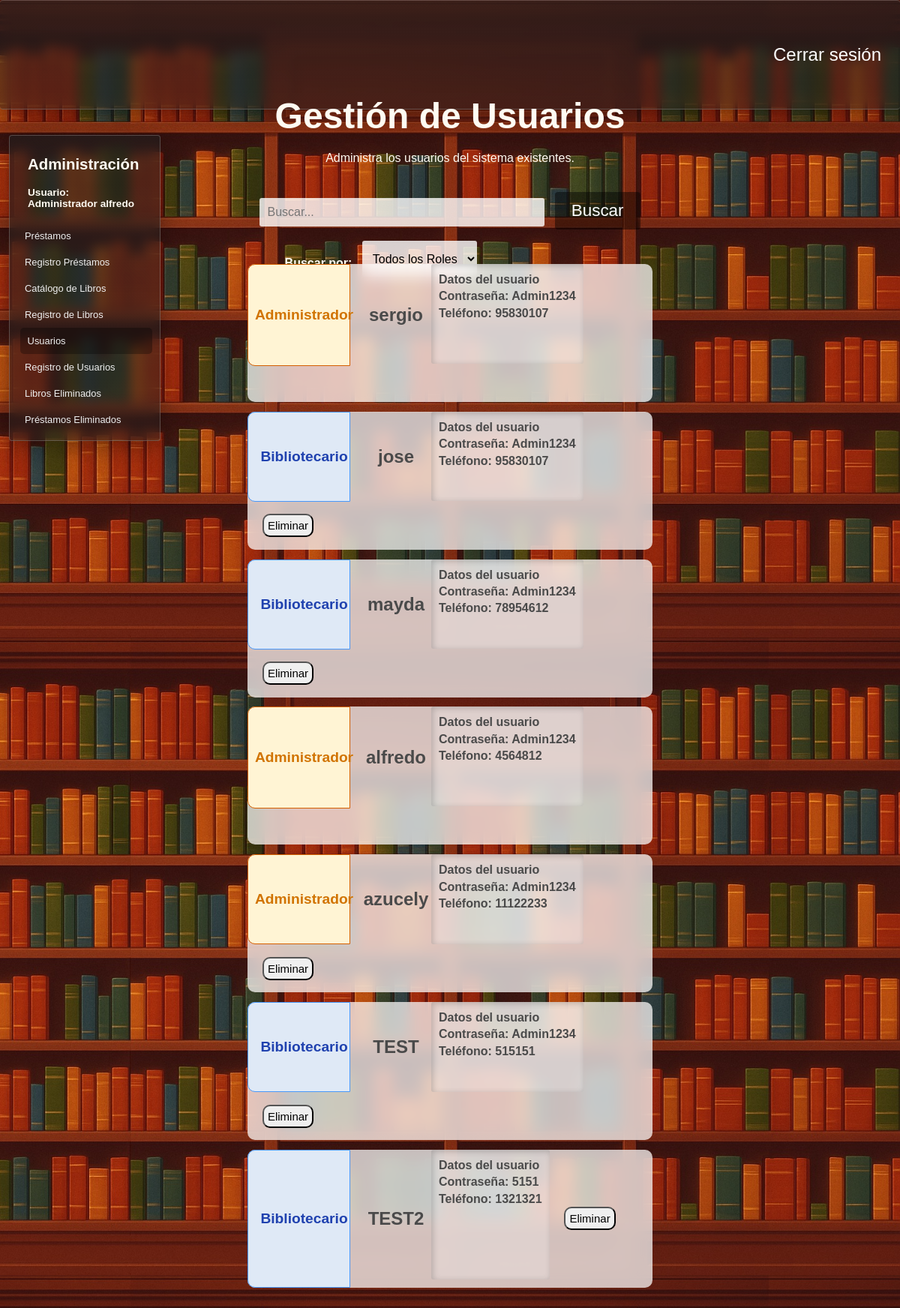
Page /usuarios (signed in) on the committed database.
### tables this page shows
CREATE TABLE "Roles" (
	"id_rol"	INTEGER NOT NULL,
	"rol"	TEXT NOT NULL,
	PRIMARY KEY("id_rol" AUTOINCREMENT)
);

CREATE TABLE "Administradores" (
	"id_administrador"	INTEGER NOT NULL,
	"usuario"	TEXT NOT NULL,
	"contrasena"	TEXT NOT NULL,
	"telefono"	TEXT NOT NULL,
	"id_rol"	INTEGER NOT NULL,
	PRIMARY KEY("id_administrador" AUTOINCREMENT),
	FOREIGN KEY("id_rol") REFERENCES "Roles"("id_rol")
);

### app.py (the view)
@app.route("/usuarios",methods = ["POST","GET"])
def usuarios():
    if "usuario" not in session:
        return redirect("/") #Solo se puede acceder con session iniciada
    conexion = conexion_BD()
    query = conexion.cursor()
    query.execute("""Select a.id_rol,r.rol,a.usuario,a.contrasena,a.telefono,a.id_administrador from administradores a
                    join roles r on a.id_rol = r.id_rol""")
    usuarios = query.fetchall()
    query.close()
    conexion.close()
    return render_template("usuarios.html",usuarios = usuarios)

### config.py (called while the page is built)
def conexion_BD():
    return sqlite3.connect(DB_PATH)

### templates/usuarios.html (shortened to what this page needs)
<!DOCTYPE html>
<html lang="es">
<head>
    <link rel="stylesheet" href="{{ url_for('static', filename='estilo_usuarios.css') }}">
    <link rel="stylesheet" href="{{ url_for('static', filename='barra_lateral.css') }}">
    <link rel="stylesheet" href="{{ url_for('static', filename='filtros.css') }}">
    <link rel="stylesheet" href="{{ url_for('static', filename='general.css') }}">
</head>
<body>
    <header>
        <div class="navbar fondo-cristal">
            <a href="{{ url_for('logout') }}">Cerrar sesión</a>
        </div>
    </header>
    <main>
        {% if ((session["rol"]) == "Administrador") or ((session["rol"]) == "Bibliotecario") %}
        <section class="barra-lateral fondo-cristal">
            <h2>Administración</h2>
            <h4>Usuario: <br>
            {{session["rol"]}}&nbsp;{{session["usuario"]}}</h4>
            <nav>
                <a href="{{ url_for('prestamos') }}">Préstamos </a>
                <a href="{{ url_for('registro_prestamos') }}">Registro Préstamos</a>
                <a href="{{ url_for('libros') }}">Catálogo de Libros </a>
                <a href="{{ url_for('insertar_libro') }}">Registro de Libros</a>
                {% if session["rol"] == "Administrador" %}
                <a href="{{ url_for('usuarios') }}" id="pagina-actual">Usuarios</a>
                <a href="{{ url_for('registrar_usuarios') }}">Registro de Usuarios</a>
                <a href="{{ url_for('libros_eliminados') }}">Libros Eliminados</a>
                <a href="{{ url_for('prestamos_eliminados') }}">Préstamos Eliminados</a>
                {% endif %}
            </nav>
        </section>
        {% endif %}
        <div class="div-busqueda">
            <form class="frm-usuarios" action="/buscar_usuario" method="POST">
                <label for="buscar_usuario"><h1>Gestión de Usuarios</h1>Administra los usuarios del sistema existentes.</label><br><br><br>
                <input class="buscar-usuario" id="cuadro-busqueda" type="text" name="buscar_usuario" autocomplete="off" placeholder="Buscar...">&nbsp;&nbsp;
                <button id="btn-buscar" type="submit">Buscar</button>
                <section class="menu-filtros">
                    <nav>
                        <section>
                            <h4> Buscar por: &nbsp;&nbsp;</h4>
                            <select name="filtro-busqueda" id="filtro-busqueda">
                                <option value="Todos">Todos los Roles</option>
                            </select>
                        </section>
                    </nav>
            </form>
        </div>
        <div class="contendor-usuarios">
            {% for usuario in usuarios %}
            <div class="usuario">
                <span class="span-rol"
                {% if (usuario[0]|int) == 2 %}
                    id="u-administrador"
                {% elif (usuario[0]|int) == 1 %}
                    id="u-bibliotecario"
                {% endif %}
                >
                    <h2>{{usuario[1]}}</h2>
                </span>
                <span id="span-info-usuarios">
                    <h2>{{usuario[2]}}</h2>
                </span>
                <span id="span-informacion-usuario">
                    <h4 class="h4-datos-usuario">
                        <strong>Datos del usuario</strong><br>
                        Contraseña: {{usuario[3]}} <br>
                        Teléfono: {{usuario[4]}}<br>
                    </h4>
                </span>
                <span id="span-acciones-usuario">
                    {% if session["rol"] == 'Administrador' and usuario[5]|int != 1 and session["usuario"] != usuario[2] %}
                        <form class="frm-eliminar-usuario" action="/eliminar_usuario" method="POST">
                            <button type="reset" class="btn-eliminacion"> Eliminar </button>
                        </form>
                    {% elif (session["id_administrador"]) == 1 %}
                        <button>
                            <a href="{{ url_for('descargar_bd') }}">Descargar base de datos</a>
                        </button>
                    {% endif %}
                </span>
            </div>
            {% endfor %}
            <br><br><br><br>
        </div>
    </main>
</body>
</html>

### static/estilo_usuarios.css (style rules this page uses)
body { background-image: url('img/libros-loop-v2.jpg'); background-size: cover; background-position: top; }
main { height: 100vh; display: flex; flex-direction: column; justify-content: center; align-items: center; color: #fffbf2; }
.contendor-usuarios { display: block; position: relative; width: 45%; height: auto; min-height: 70%; top: 40%; z-index: 0; margin: 2rem auto; }
.usuario { background-color: rgba(255, 255, 255, 0.721); backdrop-filter: blur(10px); display: flex; flex-wrap: wrap; width: 100%; height: 25%; border-radius: 10px; margin-bottom: .8rem; color: #4a4a4a; transition: 0.3s ease-in-out; }
.span-rol { position: relative; display: flex; width: 25%; flex-direction: column; justify-content: center; align-items: center; border-top-left-radius: 10px; border-bottom-left-radius: 10px; font-size: 80%; }
#span-info-usuarios { position: relative; display: flex; width: 20%; flex-direction: column; justify-content: center; align-items: center; }
.h4-datos-usuario { background-color: rgba(255, 255, 255, 0.252); padding: 10px; line-height: 1.4; margin: 0; height: 83%; border-radius: 3px; box-shadow: inset 2px 2px 8px rgba(0, 0, 0, 0.2); }
#span-acciones-usuario { position: relative; width: 20%; border-top-right-radius: 15px; border-bottom-right-radius: 15px; display: flex; flex-direction: column; align-items: center; justify-content:center; }
#span-acciones-usuario button { border-radius: 10px; padding: 5px; font-size: 15px; transition: .3s ease-in-out; }
#u-administrador { background-color: rgb(255, 244, 212); color: rgb(209, 115, 0); border: solid 1px rgb(212, 95, 0); }
#u-bibliotecario { background-color: rgb(223,233,246); color: rgb(31,65,175); border: solid 1px rgb(72, 152, 250); }
.div-busqueda { text-align: center; position: absolute; top: 5rem; height: auto; width: 60%; padding: 15px; border-radius: 4px; }
form select, form input { padding: 10px; font-size: 1rem; border-radius: 3px; border: none; background-color: rgba(255, 255, 255, 0.8); color: black; }
form select { height: 3rem; }
#cuadro-busqueda { width: 50%; }

### static/barra_lateral.css (style rules this page uses)
.barra-lateral { position: absolute; width: 15%; height: auto; left: 1%; top: 10%; padding: 10px; }
.barra-lateral nav { margin-top: 10%; }
.barra-lateral nav a { padding: 10px; color: #efefef; text-decoration: none; display: block; font-size: 1.4rem; transition: 0.2s ease-in-out; border-radius: 5px; }
.barra-lateral h4, .barra-lateral h2 { margin-left: 14px; }
#pagina-actual { background-color: rgba(0, 0, 0, 0.294); margin-left: 2%; }
@media (max-width: 1280px) { .barra-lateral { font-size: 85%; } }
@media (max-width: 1280px) { .barra-lateral nav a { font-size: 95%; } }

### static/filtros.css (style rules this page uses)
.menu-filtros { position: absolute; display: flex; width: 100%; }
.menu-filtros nav { margin-top: 2%; display: flex; width: 90%; justify-content: space-evenly; }
h2 { margin-left: 14px; }
.menu-filtros nav section { display: flex; }

### static/general.css (style rules this page uses)
body { margin: 0; padding: 0; font-family: Arial, sans-serif; }
h1 { font-size: 3rem; margin-bottom: 20px; }
#btn-registrar, #btn-buscar, #btn-catalogo, #btn-login, #btn-registrar-prestamo { text-decoration: none; color: white; background-color: #00000071; padding: 12px 22px; font-size: 1.4rem; border: none; border-radius: 4px; transition: background-color 0.2s ease-in-out; }
.navbar { background-color: #00000071; width: 100%; height: 8%; position: absolute; top: 0px; display: flex; align-items: center; justify-content: flex-end; border-left: none !important; border-right: none !important; }
.navbar a { text-decoration: none; color: white; padding: 25px; font-size: 1.5rem; transition: 0.1s ease-in; border-radius: 4px; }
.fondo-cristal { background: linear-gradient(rgba(31,31,31,0.6),rgba(31,31,31,0.45)); backdrop-filter: blur(8px); box-shadow: 0 8px 32px 0 rgba(0,0,0,0.37); border: solid 1px rgba(255, 255, 255, 0.21); border-radius: 4px; }

### rows in the picture
Roles: rol "Administrador"
Administradores: usuario "alfredo", rol "Administrador", contrasena "Admin1234", telefono "4564812"
Administradores: rol "Administrador", usuario "sergio", contrasena "Admin1234", telefono "95830107"
Administradores: rol "Bibliotecario", usuario "jose", contrasena "Admin1234", telefono "95830107"
Administradores: rol "Bibliotecario", usuario "mayda", contrasena "Admin1234", telefono "78954612"
Administradores: rol "Administrador", usuario "azucely", contrasena "Admin1234", telefono "11122233"
Administradores: rol "Bibliotecario", usuario "TEST", contrasena "Admin1234", telefono "515151"
Administradores: rol "Bibliotecario", usuario "TEST2", contrasena "5151", telefono "1321321"
